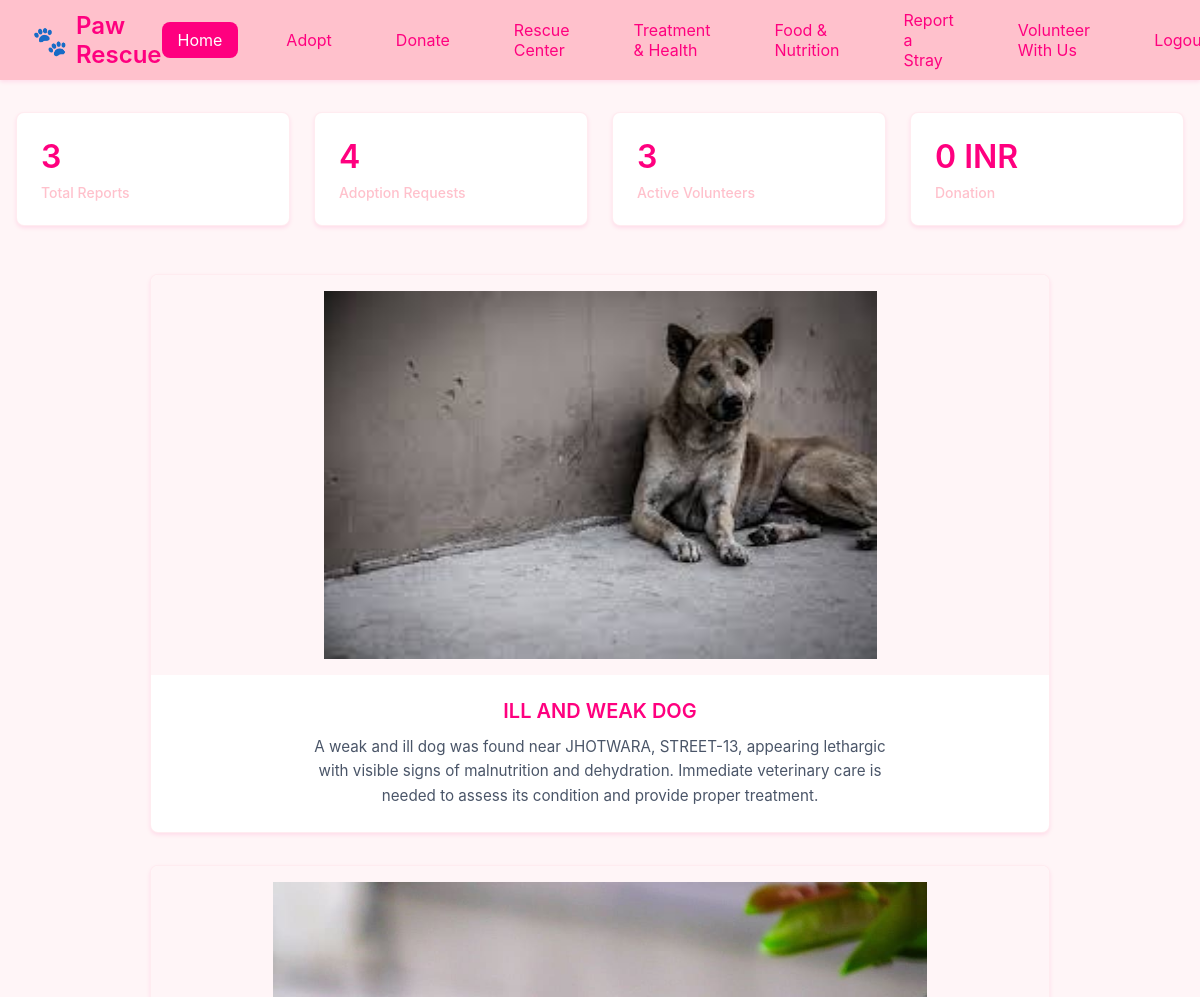
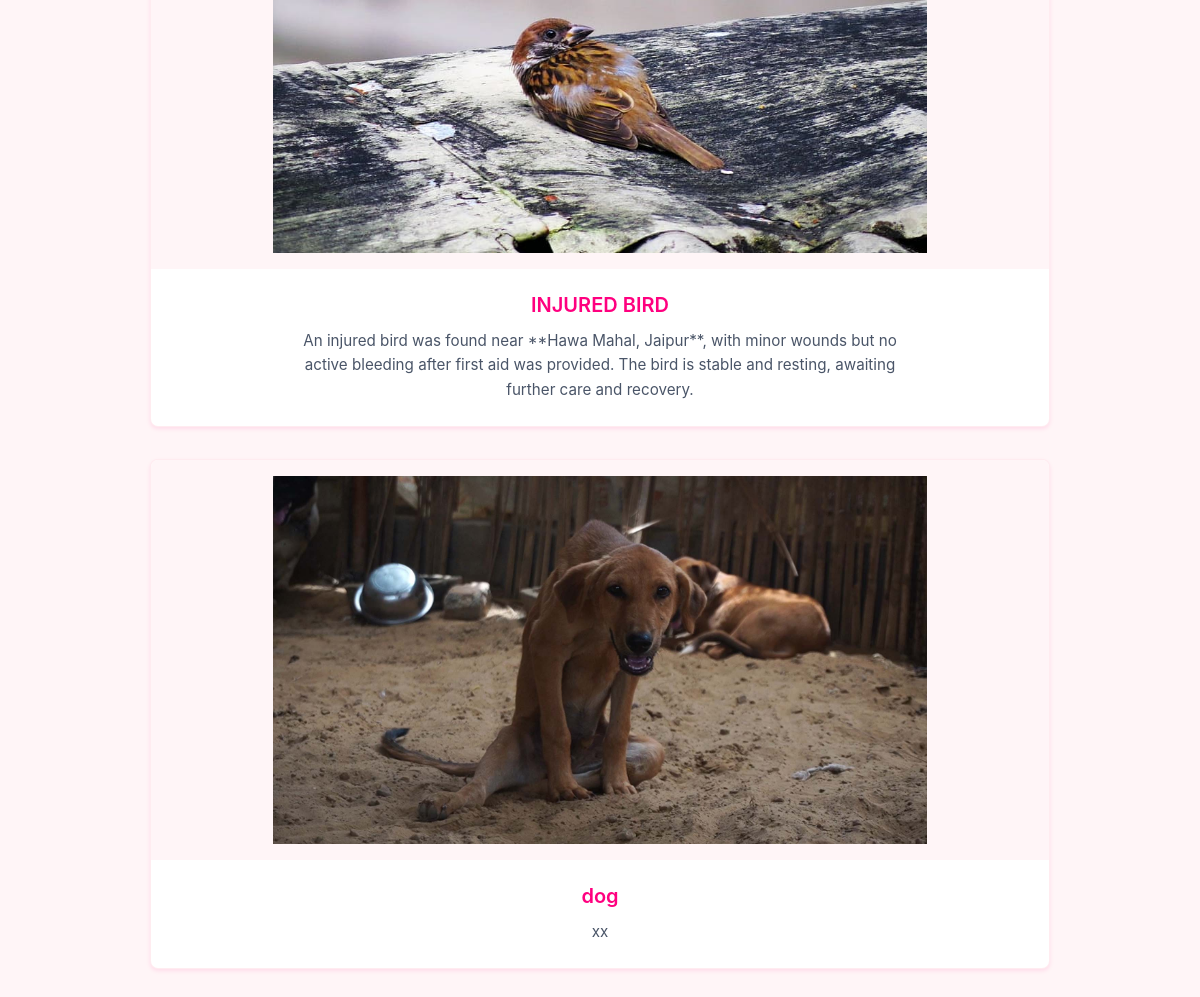
/feed/ (signed in), run on the app's committed database (2 pictures, top to bottom).
### feed/models.py (models this page shows, shortened)
class Report(models.Model):
    title = models.CharField(max_length=255)
    description = models.TextField()
    image = models.ImageField(upload_to='reports/')
    user = models.ForeignKey(User, on_delete=models.CASCADE)
    created_at = models.DateTimeField(auto_now_add=True)

### feed/views.py (the view)
# urls.py: path('', views.feed, name='feed'),  # Feed page
@login_required
def feed(request):
    reports = Report.objects.all()
    report_count = reports.count()  # Count the total number of reports
    volunteers = Volunteer.objects.all()
    volunteer_count=volunteers.count()
    adoptions = Adoption.objects.all()
    adoption_requests_count=adoptions.count()
    return render(request, 'feed/feed.html', {'reports': reports, 'report_count': report_count, 'volunteer_count':volunteer_count, 'adoption_requests_count':adoption_requests_count})

### templates/feed/feed.html (shortened to what this page needs)
<!DOCTYPE html>
<html lang="en">
<head>
</head>
<body>
    <nav class="navbar">
        <div class="logo">Paw Rescue</div>
        <ul class="nav-links">
            <li><a href="{% url 'feed' %}" id="active">Home</a></li>
            <li><a href="{% url 'adoption_public' %}">Adopt</a></li>
            <li><a href="{% url 'donate' %}">Donate</a></li>
            <li><a href="{% url 'location' %}">Rescue Center</a></li>
            <li><a href="{% url 'health' %}">Treatment & Health</a></li>
            <li><a href="{% url 'food' %}">Food & Nutrition</a></li>
            <li><a href="{% url 'report' %}">Report a Stray</a></li>
            <li><a href="{% url 'volunteer_form' %}">Volunteer With Us</a></li>
            <li>
                <form method="POST" action="{% url 'logout' %}">
                    <button type="submit" class="logout-btn">Logout</button>
                </form>
            </li>
        </ul>
    </nav>
    <div class="container">
        <section class="statistics">
            <div class="stat-card">
                <h2>{{ report_count }}</h2>
                <p>Total Reports</p>
            </div>
            <div class="stat-card">
                <h2>{{ adoption_requests_count }}</h2>
                <p>Adoption Requests</p>
            </div>
            <div class="stat-card">
                <h2>{{ volunteer_count }}</h2>
                <p>Active Volunteers</p>
            </div>
            <div class="stat-card">
                <h2>0 INR</h2>
                <p>Donation</p>
            </div>
        </section>
        <section class="feed">
            {% for report in reports %}
            <div class="post">
                <img src="{{ report.image.url }}" alt="{{ report.title }}">
                <div class="post-content">
                    <h3>{{ report.title }}</h3>
                    <p>{{ report.description }}</p>
                </div>
            </div>
            {% empty %}
            <div class="empty-message">
                No reports found. Be the first to report a stray!
            </div>
            {% endfor %}
        </section>
    </div>
</body>
</html>

### templates/feed/feed.html (style rules this page uses)
* { margin: 0; padding: 0; box-sizing: border-box; font-family: 'Inter', sans-serif; }
body { background-color: #fff5f7; color: #4a5568; min-height: 100vh; }
.navbar { background-color: #FFC1CC; padding: 1.5rem 2rem; box-shadow: 0 2px 4px rgba(255, 0, 127, 0.1); display: flex; justify-content: space-between; align-items: center; height: 80px; }
.logo { font-weight: 600; color: #FF007F; font-size: 1.5rem; display: flex; align-items: center; gap: 0.5rem; }
.logo::before { content: '🐾'; font-size: 1.8rem; }
.nav-links { display: flex; gap: 2rem; list-style: none; height: 100%; align-items: center; }
.nav-links li { height: 100%; display: flex; align-items: center; }
.nav-links a { color: #FF007F; text-decoration: none; font-size: 1rem; padding: 0.5rem 1rem; border-radius: 0.5rem; transition: all 0.2s ease; }
#active { background-color: #FF007F; color: white; }
.logout-btn { background: none; border: none; color: #FF007F; cursor: pointer; font-size: 1rem; padding: 0.5rem 1rem; border-radius: 0.5rem; transition: all 0.2s ease; }
.container { max-width: 1200px; margin: 2rem auto; padding: 0 1rem; }
.statistics { display: grid; grid-template-columns: repeat(4, 1fr); gap: 1.5rem; margin-bottom: 3rem; }
.stat-card { background: white; padding: 1.5rem; border-radius: 0.5rem; box-shadow: 0 2px 4px rgba(255, 0, 127, 0.1); position: relative; overflow: hidden; transition: all 0.2s ease; border: 1px solid rgba(255, 193, 204, 0.3); }
.stat-card h2 { font-size: 2rem; font-weight: 600; margin-bottom: 0.5rem; color: #FF007F; }
.stat-card p { color: #FFC1CC; font-size: 0.875rem; font-weight: 500; }
.feed { display: grid; gap: 2rem; max-width: 900px; margin: 0 auto; }
.post { background: white; border-radius: 0.5rem; overflow: hidden; box-shadow: 0 2px 4px rgba(255, 0, 127, 0.1); display: flex; flex-direction: column; align-items: center; border: 1px solid rgba(255, 193, 204, 0.3); transition: all 0.2s ease; }
.post img { width: 100%; height: 400px; object-fit: contain; background-color: #fff5f7; padding: 1rem; }
.post-content { padding: 1.5rem; text-align: center; width: 100%; }
.post-content h3 { color: #FF007F; font-size: 1.25rem; margin-bottom: 0.75rem; font-weight: 600; }
.post-content p { color: #4a5568; line-height: 1.6; font-size: 0.95rem; max-width: 600px; margin: 0 auto; }
button { padding: 15px; border: none; border-radius: 20px; background-color: #fc49a3; color: #e0f2f1; font-size: 1.2rem; cursor: pointer; transition: background-color 0.3s ease; }

### data on the page
Report: image (picture), title "ILL AND WEAK DOG", description "A weak and ill dog was found near JHOTWARA, STREET-13, appearing lethargic with visible signs of malnutrition and dehydration. Immediate veterinary care is needed to assess its condition and provide proper treatment."
Report: image (picture), title "INJURED BIRD", description "An injured bird was found near **Hawa Mahal, Jaipur**, with minor wounds but no active bleeding after first aid was provided. The bird is stable and resting, awaiting further care and recovery."
Report: image (picture), title "dog", description "xx"

### other printed values
{{ report_count }} "3"
{{ adoption_requests_count }} "4"
{{ volunteer_count }} "3"
